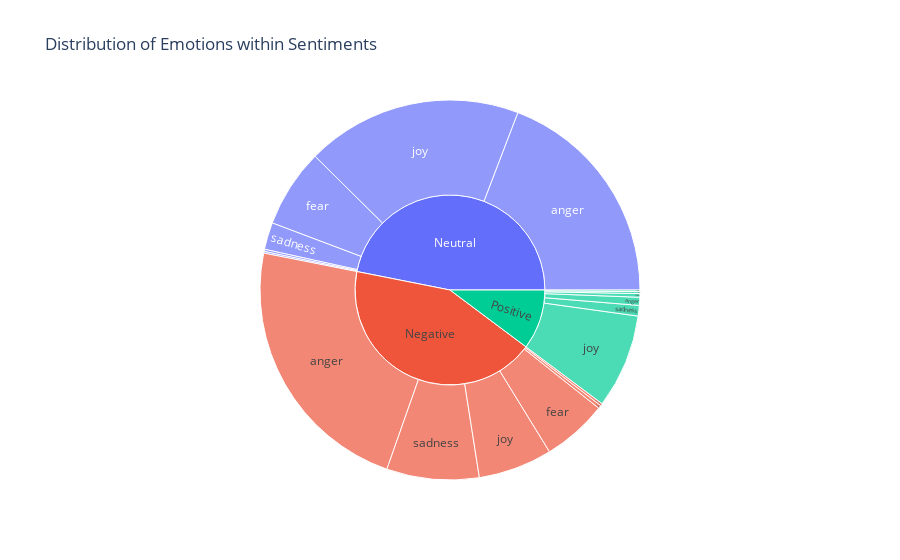

The code cell stored with this chart in its notebook:
### Code cell
import plotly.express as px

# Ensure your df_tweets DataFrame has 'Sentiment' and 'Emotion' columns properly populated
fig = px.sunburst(df_tweets, path=['Sentiment', 'Emotion'], title='Distribution of Emotions within Sentiments')

fig.show()

### Figure 1 — Plotly figure (JSON) as saved in the notebook; plotly's stock layout.template omitted (floating-point values rounded to 4 significant figures)
{"data": [{"branchvalues": "total", "domain": {"x": [0, 1], "y": [0, 1]}, "hovertemplate": "labels=%{label}<br>count=%{value}<br>parent=%{parent}<br>id=%{id}<extra></extra>", "ids": ["Negative/anger", "Neutral/anger", "Positive/anger", "Negative/fear", "Neutral/fear", "Positive/fear", "Negative/joy", "Neutral/joy", "Positive/joy", "Negative/love", "Neutral/love", "Positive/love", "Negative/sadness", "Neutral/sadness", "Positive/sadness", "Negative/surprise", "Neutral/surprise", "Positive/surprise", "Negative", "Neutral", "Positive"], "labels": ["anger", "anger", "anger", "fear", "fear", "fear", "joy", "joy", "joy", "love", "love", "love", "sadness", "sadness", "sadness", "surprise", "surprise", "surprise", "Negative", "Neutral", "Positive"], "name": "", "parents": ["Negative", "Neutral", "Positive", "Negative", "Neutral", "Positive", "Negative", "Neutral", "Positive", "Negative", "Neutral", "Positive", "Negative", "Neutral", "Positive", "Negative", "Neutral", "Positive", "", "", ""], "type": "sunburst", "values": [5844, 4934, 176, 1424, 1719, 43, 1621, 4728, 2062, 70, 47, 79, 2022, 591, 232, 51, 37, 35, 11032, 12056, 2627]}], "layout": {"legend": {"tracegroupgap": 0}, "title": {"text": "Distribution of Emotions within Sentiments"}}}
